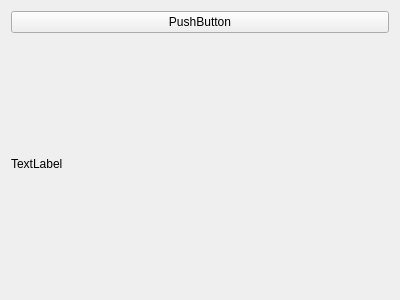
<?xml version="1.0" encoding="UTF-8"?>
<ui version="4.0">
 <class>Form</class>
 <widget class="QWidget" name="Form">
  <property name="geometry">
   <rect>
    <x>0</x>
    <y>0</y>
    <width>400</width>
    <height>300</height>
   </rect>
  </property>
  <property name="windowTitle">
   <string>Form</string>
  </property>
  <layout class="QHBoxLayout" name="horizontalLayout">
   <item>
    <layout class="QVBoxLayout" name="verticalLayout">
     <item>
      <widget class="QPushButton" name="pushButton2">
       <property name="text">
        <string>PushButton</string>
       </property>
      </widget>
     </item>
     <item>
      <widget class="QLabel" name="label">
       <property name="text">
        <string>TextLabel</string>
       </property>
      </widget>
     </item>
    </layout>
   </item>
  </layout>
 </widget>
 <resources/>
 <connections/>
</ui>
